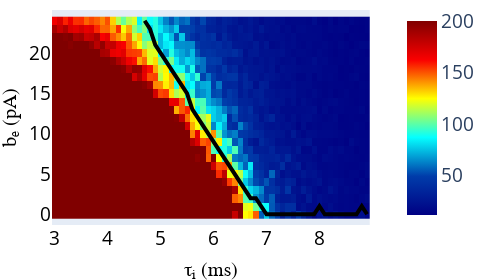

The code cell stored with this chart in its notebook:
### Markdown cell above
Or you can load directly a pre-calculated array with the mean survival time (averaged over seeds) for each combination of tau/b_e :

### Code cell
load= 'tau_i'
mean_array,taus, bthr, tau_v, bvals = load_survival( load = load, precalc=True)
plot_heatmap_survival(mean_array, taus, tau_v, bvals , bthr,load = load, precalc=True, save_im=False, z_max=200, line_color='black', colorscale="jet")

### Figure 1 — Plotly figure (JSON) as saved in the notebook; plotly's stock layout.template omitted (floating-point values rounded to 4 significant figures; data arrays with more than 128 entries replaced by an {"elided": "..."} marker saying what was removed)
{"data": [{"colorbar": {"tickcolor": "black", "tickfont": {"size": 19}}, "colorscale": [[0, "rgb(0,0,131)"], [0.2, "rgb(0,60,170)"], [0.4, "rgb(5,255,255)"], [0.6, "rgb(255,255,0)"], [0.8, "rgb(250,0,0)"], [1, "rgb(128,0,0)"]], "type": "heatmap", "x": [3, 3.1, 3.2, 3.3, 3.4, 3.5, 3.6, 3.7, 3.8, 3.9, 4.0, 4.1, 4.2, 4.3, 4.4, 4.5, 4.6, 4.7, 4.8, 4.9, 5.0, 5.1, 5.2, 5.3, 5.4, 5.5, 5.6, 5.7, 5.8, 5.9, 6.0, 6.1, 6.2, 6.3, 6.4, 6.5, 6.6, 6.7, 6.8, 6.9, 7.0, 7.1, 7.2, 7.3, 7.4, 7.5, 7.6, 7.7, 7.8, 7.9, 8.0, 8.1, 8.2, 8.3, 8.4, 8.5, 8.6, 8.7, 8.8, 8.9], "y": [0, 1, 2, 3, 4, 5, 6, 7, 8, 9, 10, 11, 12, 13, 14, 15, 16, 17, 18, 19, 20, 21, 22, 23, 24], "z": {"elided": "25x60 float values"}, "zmax": 200, "zmin": 12}, {"line": {"color": "black", "width": 4}, "mode": "lines", "showlegend": false, "type": "scatter", "x": [4.7, 4.8, 4.9, 5.0, 5.1, 5.2, 5.3, 5.4, 5.5, 5.6, 5.7, 5.8, 5.9, 6.0, 6.1, 6.2, 6.3, 6.4, 6.5, 6.6, 6.7, 6.8, 6.9, 7.0, 7.1, 7.2, 7.3, 7.4, 7.5, 7.6, 7.7, 7.8, 7.9, 8.0, 8.1, 8.2, 8.3, 8.4, 8.5, 8.6, 8.7, 8.8, 8.9], "xaxis": "x", "y": [24, 23.0, 21, 20, 19, 18, 17, 16, 15, 13, 12, 11, 10, 9, 8, 7, 6, 5, 4, 3, 2, 2, 1, 0, 0, 0, 0, 0, 0, 0, 0, 0, 0, 1, 0, 0, 0, 0, 0, 0, 0, 1, 0], "yaxis": "y"}], "layout": {"coloraxis": {"colorbar": {"title": {"side": "right"}, "x": -0.55, "y": 0.35}}, "height": 280, "margin": {"b": 0, "l": 0, "r": 0, "t": 0}, "width": 480, "xaxis": {"anchor": "y", "domain": [0, 0.94], "nticks": 12, "showgrid": false, "tickfont": {"color": "black", "size": 19}, "title": {"font": {"color": "black", "family": "Arial, sans-serif", "size": 20}, "text": "τᵢ (ms)"}}, "yaxis": {"anchor": "x", "domain": [0, 1], "nticks": 12, "showgrid": false, "tickfont": {"color": "black", "size": 19}, "title": {"font": {"color": "black", "family": "Arial, sans-serif", "size": 20}, "text": "bₑ (pA)"}}, "yaxis2": {"anchor": "x", "overlaying": "y", "showgrid": false, "side": "right", "title": {"font": {"color": "black", "family": "Arial, sans-serif", "size": 20}, "text": "bₑ (pA)"}}}}
